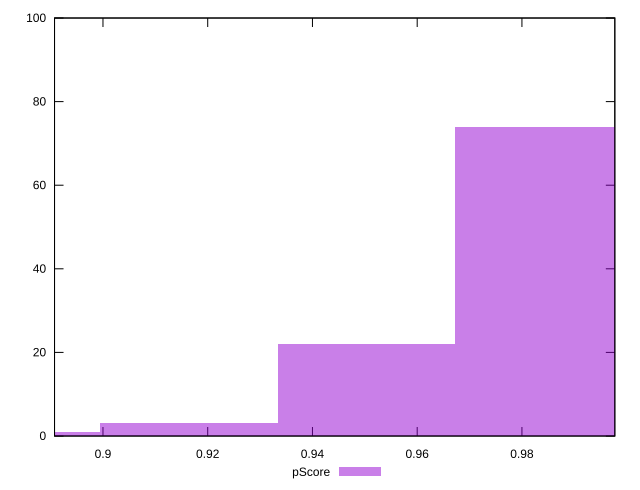

This chart was generated by the following gnuplot code:
reset

$pScore <<EOF
0.9503123762236008 22
0.9842521039458721 74
0.9163726485013293 3
0.8824329207790578 1
EOF

set key outside below
set boxwidth 0.033939727722271454
set xrange [0.8907496904678422:0.9977368925200338]
set yrange [0:100]
set trange [0:100]
set style fill transparent solid 0.5 noborder
set terminal svg size 640, 490 enhanced background rgb 'white'
set output "reports/report_00028_2021-02-24T12-49-42.674Z/first-contentful-paint/samples/music/pScore/histogram.svg"

plot $pScore title "pScore" with boxes

reset
